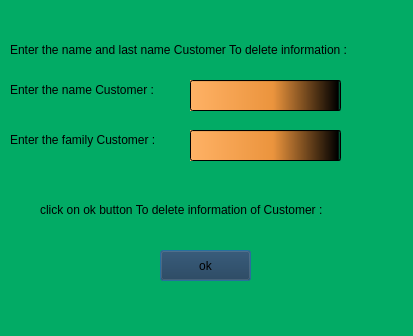
<?xml version="1.0" encoding="UTF-8"?>
<ui version="4.0">
 <class>delete_information_Customer</class>
 <widget class="QDialog" name="delete_information_Customer">
  <property name="geometry">
   <rect>
    <x>0</x>
    <y>0</y>
    <width>413</width>
    <height>336</height>
   </rect>
  </property>
  <property name="windowTitle">
   <string>Dialog</string>
  </property>
  <property name="styleSheet">
   <string notr="true">background-color: rgb(0, 85, 0);
background-color: rgb(2, 171, 101);</string>
  </property>
  <widget class="QPushButton" name="pushButton">
   <property name="geometry">
    <rect>
     <x>160</x>
     <y>250</y>
     <width>91</width>
     <height>31</height>
    </rect>
   </property>
   <property name="styleSheet">
    <string notr="true">background-color: rgb(26, 52, 77);
font: 700 italic 10pt &quot;Segoe UI&quot;;
</string>
   </property>
   <property name="text">
    <string>ok</string>
   </property>
  </widget>
  <widget class="QLineEdit" name="lineEdit">
   <property name="geometry">
    <rect>
     <x>190</x>
     <y>80</y>
     <width>151</width>
     <height>31</height>
    </rect>
   </property>
   <property name="styleSheet">
    <string notr="true">font: 700 italic 10pt &quot;Segoe UI&quot;;
background-color: qlineargradient(spread:pad, x1:0, y1:0, x2:1, y2:0, stop:0 rgba(255, 178, 102, 255), stop:0.55 rgba(235, 148, 61, 255), stop:0.98 rgba(0, 0, 0, 255), stop:1 rgba(0, 0, 0, 0));</string>
   </property>
  </widget>
  <widget class="QLabel" name="label">
   <property name="geometry">
    <rect>
     <x>10</x>
     <y>40</y>
     <width>431</width>
     <height>20</height>
    </rect>
   </property>
   <property name="styleSheet">
    <string notr="true">font: 700 italic 10pt &quot;Segoe UI&quot;;
</string>
   </property>
   <property name="text">
    <string>Enter the name and last name Customer To delete information : </string>
   </property>
  </widget>
  <widget class="QLineEdit" name="lineEdit_2">
   <property name="geometry">
    <rect>
     <x>190</x>
     <y>130</y>
     <width>151</width>
     <height>31</height>
    </rect>
   </property>
   <property name="styleSheet">
    <string notr="true">font: 700 italic 10pt &quot;Segoe UI&quot;;
background-color: qlineargradient(spread:pad, x1:0, y1:0, x2:1, y2:0, stop:0 rgba(255, 178, 102, 255), stop:0.55 rgba(235, 148, 61, 255), stop:0.98 rgba(0, 0, 0, 255), stop:1 rgba(0, 0, 0, 0));</string>
   </property>
  </widget>
  <widget class="QLabel" name="label_2">
   <property name="geometry">
    <rect>
     <x>10</x>
     <y>80</y>
     <width>171</width>
     <height>20</height>
    </rect>
   </property>
   <property name="styleSheet">
    <string notr="true">font: 700 italic 10pt &quot;Segoe UI&quot;;
</string>
   </property>
   <property name="text">
    <string>Enter the name Customer : </string>
   </property>
  </widget>
  <widget class="QLabel" name="label_3">
   <property name="geometry">
    <rect>
     <x>10</x>
     <y>130</y>
     <width>171</width>
     <height>20</height>
    </rect>
   </property>
   <property name="styleSheet">
    <string notr="true">font: 700 italic 10pt &quot;Segoe UI&quot;;
</string>
   </property>
   <property name="text">
    <string>Enter the family Customer : </string>
   </property>
  </widget>
  <widget class="QLabel" name="label_4">
   <property name="geometry">
    <rect>
     <x>40</x>
     <y>200</y>
     <width>341</width>
     <height>20</height>
    </rect>
   </property>
   <property name="styleSheet">
    <string notr="true">font: 700 italic 10pt &quot;Segoe UI&quot;;
</string>
   </property>
   <property name="text">
    <string>click on ok button To delete information of Customer : </string>
   </property>
  </widget>
 </widget>
 <resources/>
 <connections>
  <connection>
   <sender>pushButton</sender>
   <signal>clicked()</signal>
   <receiver>delete_information_Customer</receiver>
   <slot>close()</slot>
   <hints>
    <hint type="sourcelabel">
     <x>190</x>
     <y>233</y>
    </hint>
    <hint type="destinationlabel">
     <x>224</x>
     <y>232</y>
    </hint>
   </hints>
  </connection>
 </connections>
</ui>
